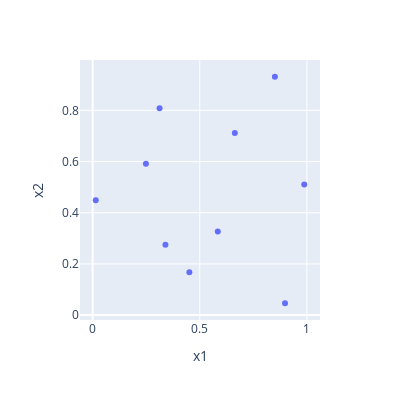

The cell this chart's notebook holds for it:
### Code cell
sobol_fig = px.scatter(sobol_samples, x="x1", y="x2", width=400, height=400)
sobol_fig

### Figure 1 — Plotly figure (JSON) as saved in the notebook; plotly's stock layout.template omitted (floating-point values rounded to 4 significant figures)
{"data": [{"hovertemplate": "x1=%{x}<br>x2=%{y}<extra></extra>", "legendgroup": "", "marker": {"color": "#636efa", "symbol": "circle"}, "mode": "markers", "name": "", "orientation": "v", "showlegend": false, "type": "scatter", "x": [0.8506, 0.4516, 0.2487, 0.5842, 0.6637, 0.01467, 0.3123, 0.8978, 0.9876, 0.3397], "xaxis": "x", "y": [0.9314, 0.1669, 0.5916, 0.3267, 0.7114, 0.4485, 0.8087, 0.04626, 0.5098, 0.2747], "yaxis": "y"}], "layout": {"height": 400, "legend": {"tracegroupgap": 0}, "margin": {"t": 60}, "width": 400, "xaxis": {"anchor": "y", "domain": [0, 1], "title": {"text": "x1"}}, "yaxis": {"anchor": "x", "domain": [0, 1], "title": {"text": "x2"}}}}
